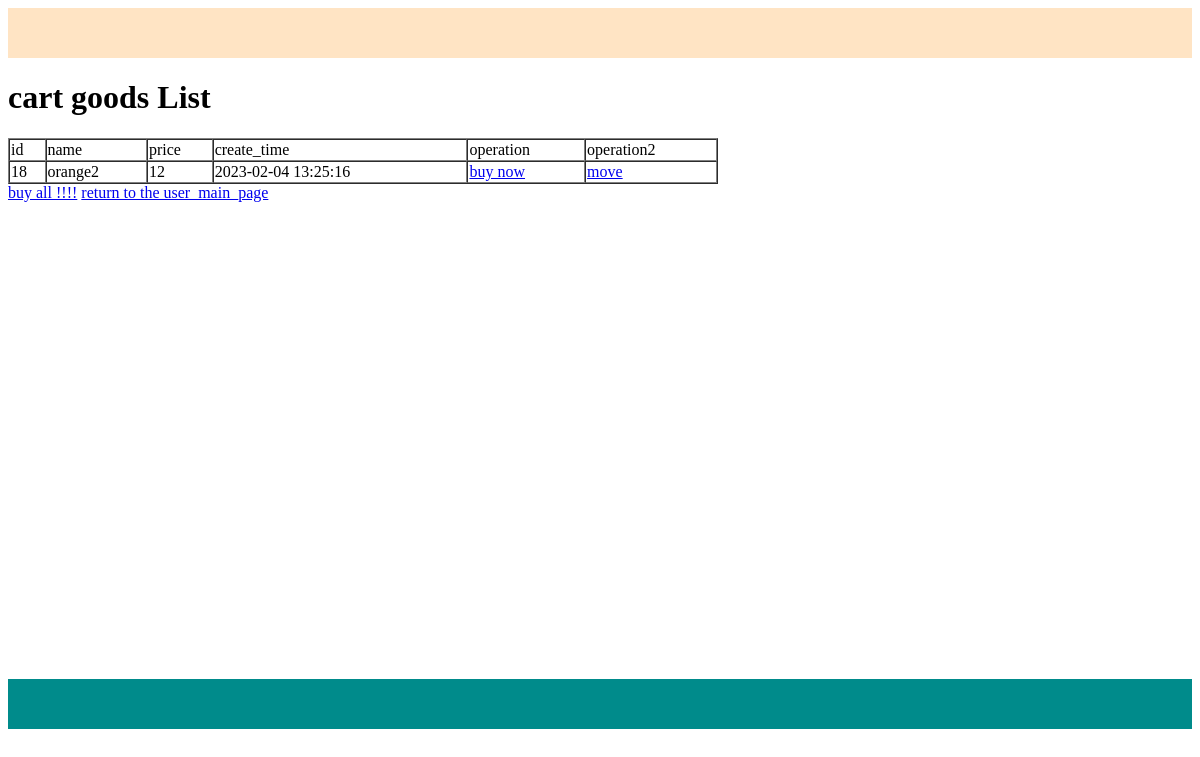
Screenshot of /allcartgoodsinfoUser (signed in) with the database file from the repository.
### tables this page shows
CREATE TABLE "personal_good_cart_detail" (
	"id"	INTEGER,
	"userid"	INTEGER,
	"goodsid"	INTEGER,
	"create_time"	date,
	PRIMARY KEY("id" AUTOINCREMENT)
);

### project.py (models this page shows, shortened)
class Goods(db.Model):
    __tablename__ = 'goods'
    id = Column(Integer,autoincrement=True,primary_key=True)
    name = Column(String(20))
    price = Column(String(64))
    create_time =  Column(String(64))

### project.py (the view)
@app.route('/allcartgoodsinfoUser', methods=['GET', "POST"])
def allcartgoodsinfoUser():
        goodslist = select_cart_goods_byuserid(str(session['user_info'][0].get('id')))
        print("goods: "+str(goodslist))
        return render_template('user_cart_goods_list.html',goodslist=goodslist.get('data'))

### project.py (called while the page is built)
def get_conn():
    conn = sqlite3.connect('mrsoft.db')
    cursor = conn.cursor()
    return conn, cursor

def close_conn(conn, cursor):  # closed
        cursor.close()
        conn.close()

def query(sql, *args):  # query
    conn, cursor = get_conn()
    cursor.execute(sql, args)
    res = cursor.fetchall()
    conn.commit()
    close_conn(conn, cursor)
    return res

def select_cart_goods_byuserid(id):
    sql = "select b.id id ,a.name name, a.price price , b.create_time create_time from goods a left join personal_good_cart_detail b  on a.id=b.goodsid where b.userid ="+id
    print("sql:" + sql)
    res = query(sql)
    print("select_purchased_goods_byuserid:"+str(res))
    good = []
    if (res != None ):
        for row in res:
            data = {'id': row[0], 'name': row[1], 'price': row[2], 'create_time': row[3]}
            good.append(data)
        data_dict = {"data": good}
    else:
        data = {'id': None , 'name': None , 'price': None , 'create_time': None }
        good.append(data)
        data_dict = {"data": good}
    return data_dict

### templates/user_cart_goods_list.html (shortened to what this page needs)
{% extends 'base.html' %}
{% block middle %}
    <h1>cart goods List</h1>
    <table border="1" cellspacing="0" width ="60%">
        <tr>
            <tr>
                <td>id</td>
                <td>name</td>
                <td>price</td>
                <td>create_time</td>
                <td>operation</td>
                <td>operation2</td>
            </tr>
        {% for good in goodslist %}
            <tr>
                <td>{{good.id}}</td>
                <td>{{good.name}}</td>
                <td>{{good.price}}</td>
                <td>{{good.create_time}}</td>
                <td><a href="javascript:;" onclick="buy('{{ good.id}}')"> buy now </a></td>{{msg}}
                <td><a href="javascript:;" onclick="move('{{ good.id}}')"> move</a></td>{{msg}}
            </tr>
        {% endfor %}
    </table>
    <td><a href="javascript:;" onclick="buyAll()"> buy all !!!!</a></td>
    <td><a href="javascript:;" onclick="returnUserPage()"> return to the user_main_page</a></td>
{% endblock %}

### rows the page displays
personal_good_cart_detail: id "18", name "orange2", price "12", create_time "2023-02-04 13:25:16"
